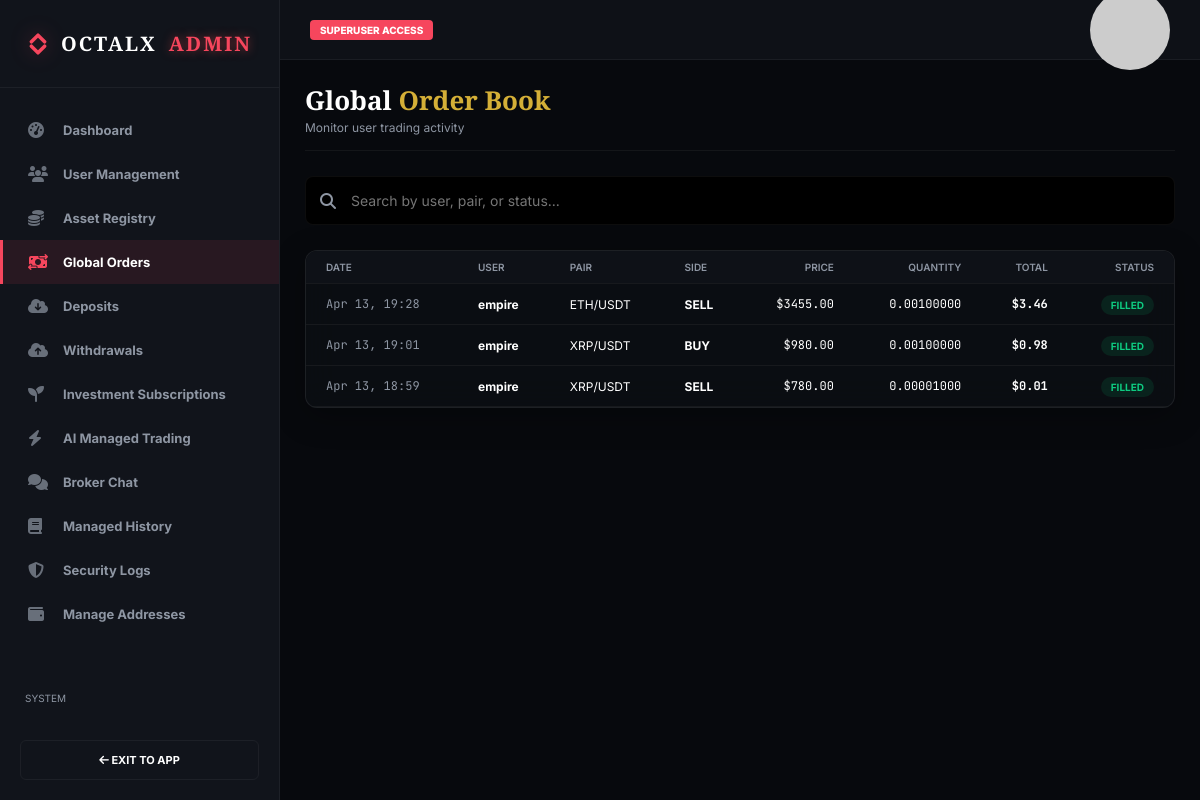
The page /et-admin/orders/ (signed in) on the database its author committed.
### core/models.py (models this page shows, shortened)
class Order(models.Model):
    ORDER_TYPES = (('BUY', 'Buy'), ('SELL', 'Sell'))
    ORDER_KINDS = (('LIMIT', 'Limit'), ('MARKET', 'Market'))
    STATUS_CHOICES = (('PENDING', 'Pending'), ('FILLED', 'Filled'), ('CANCELLED', 'Cancelled'))
    user = models.ForeignKey(settings.AUTH_USER_MODEL, on_delete=models.CASCADE, related_name='orders')
    asset = models.ForeignKey(Asset, on_delete=models.CASCADE)
    order_type = models.CharField(max_length=4, choices=ORDER_TYPES)
    order_kind = models.CharField(max_length=6, choices=ORDER_KINDS, default='LIMIT')
    price = models.DecimalField(max_digits=20, decimal_places=2)
    quantity = models.DecimalField(max_digits=20, decimal_places=8)
    status = models.CharField(max_length=10, choices=STATUS_CHOICES, default='PENDING')
    is_demo = models.BooleanField(default=True)
    created_at = models.DateTimeField(auto_now_add=True)
    updated_at = models.DateTimeField(auto_now=True)
    is_managed = models.BooleanField(default=False, help_text="Executed by broker/AI")
    @property
    def total(self):
        return self.quantity * self.price

class Asset(models.Model):
    name = models.CharField(max_length=100)
    symbol = models.CharField(max_length=10, unique=True)
    icon_class = models.CharField(max_length=50, default='fas fa-coins')
    deposit_address = models.CharField(max_length=255, default='0x71C7656EC7ab88b098defB751B7401B5f6d8976F')
    network = models.CharField(max_length=50, default='ERC20')
    icon_url = models.URLField(max_length=500, blank=True, null=True)
    memo_tag = models.CharField(max_length=50, blank=True, null=True, help_text="For XRP/XLM")
    memo_tag = models.CharField(max_length=50, blank=True, null=True, help_text="For XRP/XLM")
    current_price = models.DecimalField(max_digits=20, decimal_places=2, default=Decimal('0.00'))
    change_24h = models.DecimalField(max_digits=10, decimal_places=2, default=Decimal('0.00'))
    high_24h = models.DecimalField(max_digits=20, decimal_places=2, default=Decimal('0.00'))
    low_24h = models.DecimalField(max_digits=20, decimal_places=2, default=Decimal('0.00'))
    volume_24h = models.DecimalField(max_digits=30, decimal_places=2, default=Decimal('0.00'))

### core/views.py (the view)
# urls.py: path('et-admin/orders/', views.custom_admin_orders, name='custom_admin_orders'),
@user_passes_test(lambda u: u.is_active and u.is_superuser, login_url='login')
def custom_admin_orders(request):
    orders = Order.objects.filter(is_demo=False).select_related('user', 'asset').order_by('-created_at')
    return render(request, 'core/custom_admin/orders.html', {'orders': orders})

### core/context_processors.py (called while the page is built)
def currency_context(request):
    if not request.user.is_authenticated:
        return {'pref_symbol': '$', 'pref_currency': 'USD', 'currency_rate': Decimal('1.00')}
    try:
        profile = request.user.profile
        profile.check_plan_expiry() # Force check on every page load
        pref = profile.preferred_currency
    except:
        pref = 'USD'
    rates = {
        'USD': ('$', Decimal('1.00')),
        'NGN': ('₦', Decimal('1500.00')),
        'EUR': ('€', Decimal('0.92')),
        'GBP': ('£', Decimal('0.79')),
    }
    symbol, rate = rates.get(pref, ('$', Decimal('1.00')))
    return {
        'pref_symbol': symbol,
        'pref_currency': pref,
        'currency_rate': rate,
    }

### core/models.py (called while the page is built, shortened)
    def check_plan_expiry(self):
        from django.utils import timezone
        from datetime import timedelta
        from .models import InvestmentPayment
        has_valid = InvestmentPayment.objects.filter(
            user=self.user,
            status='COMPLETED',
            timestamp__gte=timezone.now() - timedelta(days=30)
        ).exists()
        return not has_valid

### templates/core/custom_admin/orders.html (shortened to what this page needs)
{% extends 'core/custom_admin/admin_base.html' %}
{% block admin_content %}
<div class="admin-page-header">
    <div>
        <h1 class="admin-title">Global <span style="color:var(--primary);">Order Book</span></h1>
        <p class="admin-sub">Monitor user trading activity</p>
    </div>
</div>
<div class="admin-search-wrap">
    <div style="position: relative;">
        <i class="fas fa-search" style="position: absolute; left: 15px; top: 50%; transform: translateY(-50%); color: var(--text-secondary);"></i>
        <input type="text" id="admin-search" placeholder="Search by user, pair, or status..." onkeyup="filterAdminRows()">
    </div>
</div>
<div class="data-card glass admin-desktop-only" style="padding: 0; overflow: hidden;">
  <table class="data-table">
    <thead>
      <tr>
        <th>Date</th>
        <th>User</th>
        <th>Pair</th>
        <th>Side</th>
        <th class="right">Price</th>
        <th class="right">Quantity</th>
        <th class="right">Total</th>
        <th class="right">Status</th>
      </tr>
    </thead>
    <tbody>
      {% for order in orders %}
      <tr class="data-row"
          data-user="{{ order.user.username }}"
          data-pair="{{ order.asset.symbol }}/USDT"
          data-side="{{ order.order_type }}"
          data-price="${{ order.price }}"
          data-qty="{{ order.quantity }}"
          data-total="${{ order.total|floatformat:2 }}"
          data-status="{{ order.status }}"
          data-date="{{ order.created_at|date:'M d, H:i' }}"
      >
        <td class="mono dim">{{ order.created_at|date:"M d, H:i" }}</td>
        <td class="bold">{{ order.user.username }}</td>
        <td>{{ order.asset.symbol }}/USDT</td>
        <td class="bold {% if order.order_type == 'BUY' %}color-buy{% else %}color-sell{% endif %}">{{ order.order_type }}</td>
        <td class="right mono">${{ order.price }}</td>
        <td class="right mono">{{ order.quantity }}</td>
        <td class="right mono bold">${{ order.total|floatformat:2 }}</td>
        <td class="right">
          <span class="badge badge-{{ order.status|lower }}">{{ order.status }}</span>
        </td>
      </tr>
      {% endfor %}
    </tbody>
  </table>
</div>
{% endblock %}

### static/css/style.css (style rules this page uses)
:root { --bg-dark: #07090d; --bg-panel: #0e1117; --bg-surface: #161a23; --primary: #d4af37; --primary-glow: rgba(212, 175, 55, 0.2); --success: #0ecb81; --success-gradient: linear-gradient(135deg, #0ecb81 0%, #0ba266 100%); --danger: #f6465d; --danger-gradient: linear-gradient(135deg, #f6465d 0%, #c93a4c 100%); --text-primary: #ffffff; --text-secondary: #8e96a3; --border: rgba(255, 255, 255, 0.05); --font-main: "Inter", system-ui, -apple-system, sans-serif; }
* { margin: 0; padding: 0; box-sizing: border-box; }
body { background-color: var(--bg-dark); color: var(--text-primary); font-family: var(--font-main); height: 100vh; display: flex; overflow: hidden; position: relative; }
.mono { font-family: "JetBrains Mono", monospace; }
.bold { font-weight: 700; }
.dim { color: var(--text-secondary); }
.glass { background: rgba(14, 17, 23, 0.6); backdrop-filter: blur(16px); -webkit-backdrop-filter: blur(16px); border: 1px solid rgba(255, 255, 255, 0.08); box-shadow: 0 8px 32px 0 rgba(0, 0, 0, 0.3); }
.badge { padding: 4px 10px; border-radius: 20px; font-size: 10px; font-weight: 700; text-transform: uppercase; }
.badge-filled, .badge-completed { background: rgba(0, 223, 130, 0.1); color: var(--success); }
.data-table { width: 100%; border-collapse: collapse; font-size: 12px; }
.data-table th { text-align: left; padding: 10px 20px; font-size: 10px; text-transform: uppercase; color: var(--text-secondary); font-weight: 600; position: sticky; top: 0; background: var(--bg-panel); border-bottom: 1px solid var(--border); }
.data-table td { padding: 12px 20px; border-bottom: 1px solid var(--border); }
.data-table .right, .data-table th.right { text-align: right; }
.data-card { border-radius: 12px; overflow: hidden; }
.data-card.glass { padding: 20px; }
.admin-page-header { margin-bottom: 40px; }
.admin-page-header { margin-bottom: 25px !important; padding-bottom: 15px !important; border-bottom: 1px solid var(--border) !important; }
.admin-title { font-family: 'Cinzel', serif !important; font-size: 26px !important; margin-bottom: 4px !important; color: white !important; line-height: 1.2 !important; }
.admin-sub { color: var(--text-secondary) !important; font-size: 12px !important; margin: 0 !important; }
.admin-search-wrap { margin: 15px 0 25px 0 !important; position: sticky !important; top: 70px !important; z-index: 900 !important; background: var(--bg-dark) !important; }
.admin-search-wrap input { width: 100% !important; background: #000 !important; border: 1px solid var(--border) !important; border-radius: 8px !important; padding: 15px 15px 15px 45px !important; color: white !important; font-family: 'Inter', sans-serif; font-size: 14px; }

### rows shown on the page
Order: created_at "Apr 13, 19:28", user.username "empire", asset.symbol "ETH", order_type "SELL", price "3455.00", quantity "0.00100000", total "3.46", status "FILLED"
Order: created_at "Apr 13, 19:01", user.username "empire", asset.symbol "XRP", order_type "BUY", price "980.00", quantity "0.00100000", total "0.98", status "FILLED"
Order: created_at "Apr 13, 18:59", user.username "empire", asset.symbol "XRP", order_type "SELL", price "780.00", quantity "0.00001000", total "0.01", status "FILLED"
